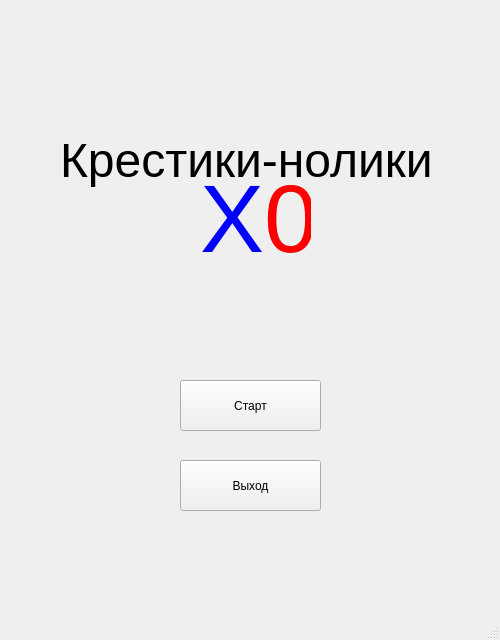
<?xml version="1.0" encoding="UTF-8"?>
<ui version="4.0">
 <class>StartWindow</class>
 <widget class="QMainWindow" name="StartWindow">
  <property name="geometry">
   <rect>
    <x>0</x>
    <y>0</y>
    <width>500</width>
    <height>640</height>
   </rect>
  </property>
  <property name="windowTitle">
   <string>Крестики-нолики</string>
  </property>
  <widget class="QWidget" name="centralwidget">
   <widget class="QPushButton" name="exitButton">
    <property name="geometry">
     <rect>
      <x>180</x>
      <y>460</y>
      <width>141</width>
      <height>51</height>
     </rect>
    </property>
    <property name="text">
     <string>Выход</string>
    </property>
   </widget>
   <widget class="QPushButton" name="startButton">
    <property name="geometry">
     <rect>
      <x>180</x>
      <y>380</y>
      <width>141</width>
      <height>51</height>
     </rect>
    </property>
    <property name="text">
     <string>Старт</string>
    </property>
   </widget>
   <widget class="QLabel" name="label">
    <property name="geometry">
     <rect>
      <x>60</x>
      <y>130</y>
      <width>401</width>
      <height>61</height>
     </rect>
    </property>
    <property name="font">
     <font>
      <pointsize>36</pointsize>
     </font>
    </property>
    <property name="text">
     <string>Крестики-нолики</string>
    </property>
   </widget>
   <widget class="QLabel" name="label_2">
    <property name="geometry">
     <rect>
      <x>200</x>
      <y>160</y>
      <width>111</width>
      <height>121</height>
     </rect>
    </property>
    <property name="font">
     <font>
      <pointsize>72</pointsize>
     </font>
    </property>
    <property name="text">
     <string>&lt;html&gt;&lt;head/&gt;&lt;body&gt;&lt;p&gt;&lt;span style=&quot; color:#0000ff;&quot;&gt;X&lt;/span&gt;&lt;span style=&quot; color:#ff0000;&quot;&gt;0&lt;/span&gt;&lt;/p&gt;&lt;/body&gt;&lt;/html&gt;</string>
    </property>
   </widget>
  </widget>
  <widget class="QMenuBar" name="menubar">
   <property name="geometry">
    <rect>
     <x>0</x>
     <y>0</y>
     <width>500</width>
     <height>22</height>
    </rect>
   </property>
  </widget>
  <widget class="QStatusBar" name="statusbar"/>
 </widget>
 <resources/>
 <connections/>
</ui>
